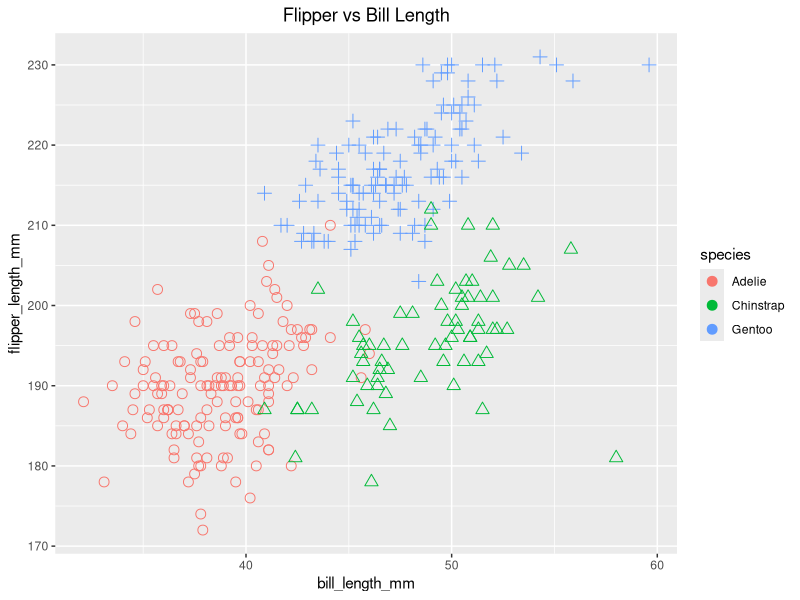
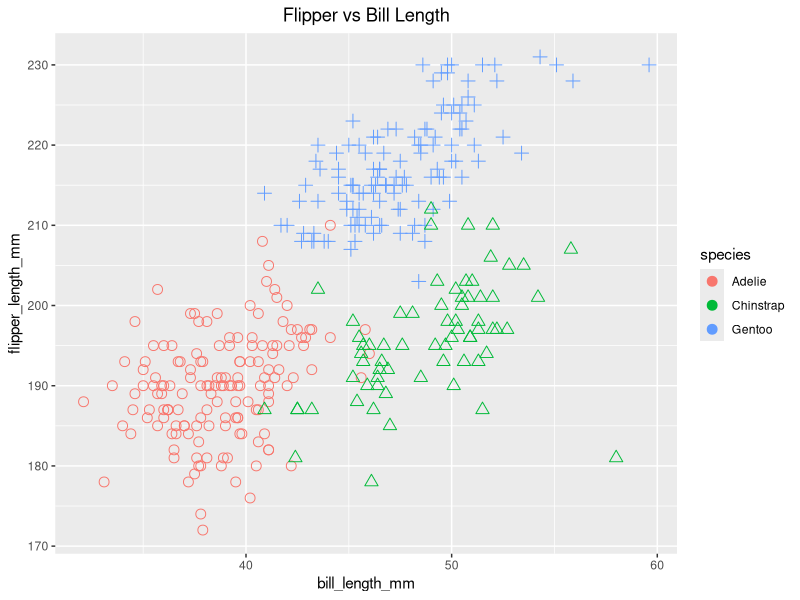

Here is the R script that generated these plots, in order:
## ---- chunk 1
library(tidyverse)
## ---- chunk 2

set.seed(12345)

mydataframe <- tibble(
                  random_sample = rnorm(10),
                  logical_vec = c(random_sample > 0),
                  char_vec = c("My", "name", "is", "Tanvir", "Khan", "and", "I", "like","the", "Lakers"),
                  fac_vec = factor(c("single", "single", "single", "single", "married", "married", "married", "divorced", "divorced", "divorced")),
)

knitr::kable(mydataframe)
## ---- chunk 3
rnorm_mean = mean(pull(mydataframe, random_sample))
logicalvec_mean = mean(pull(mydataframe, logical_vec))
charvec_mean = mean(pull(mydataframe, char_vec))
facvec_mean = mean(pull(mydataframe, fac_vec))
## ---- chunk 4
numeric_char = as.numeric(pull(mydataframe,char_vec))
numeric_logv = as.numeric(pull(mydataframe, logical_vec))
numeric_fac = as.numeric(pull(mydataframe, fac_vec))
## ---- chunk 5
mean_numchar = mean(numeric_char)
mean_numlogic = mean(numeric_logv)
mean_numfactor = mean(numeric_fac)
## ---- chunk 6
numeric_factorvec = as.numeric(as.character(pull(mydataframe, fac_vec)))
## ---- chunk 7
data("penguins", package = "palmerpenguins")
## ---- chunk 8
penguin_scatterplot <- ggplot(penguins, aes(x = bill_length_mm, y = flipper_length_mm, color = species)) +
  geom_point(shape = penguins$species, size = 3) +
  ggtitle("Flipper vs Bill Length") + theme(plot.title = element_text(hjust = 0.5))

penguin_scatterplot
## ---- chunk 9
ggsave("scatter_plot.pdf", plot = penguin_scatterplot, height = 4, width = 6)
